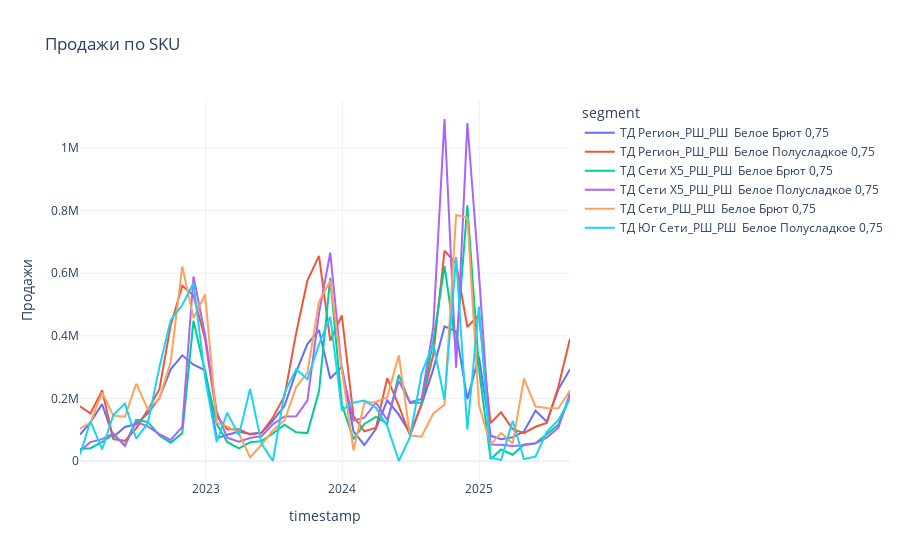

The notebook cell this image was saved under:
### Code cell
group_df = perfect_df[perfect_df['cluster'] == 2]

fig = px.line(
    group_df,
    x='timestamp',
    y='target',
    color='segment',
    title='Продажи по SKU',
    labels={'target': 'Продажи', 'date': 'Дата'},
    template='plotly_white'
)

#fig.update_layout(
#    hovermode='x unified',
#    legend_title_text='SKU',
#    height=600,
#    width=1000
#)

fig.show()
